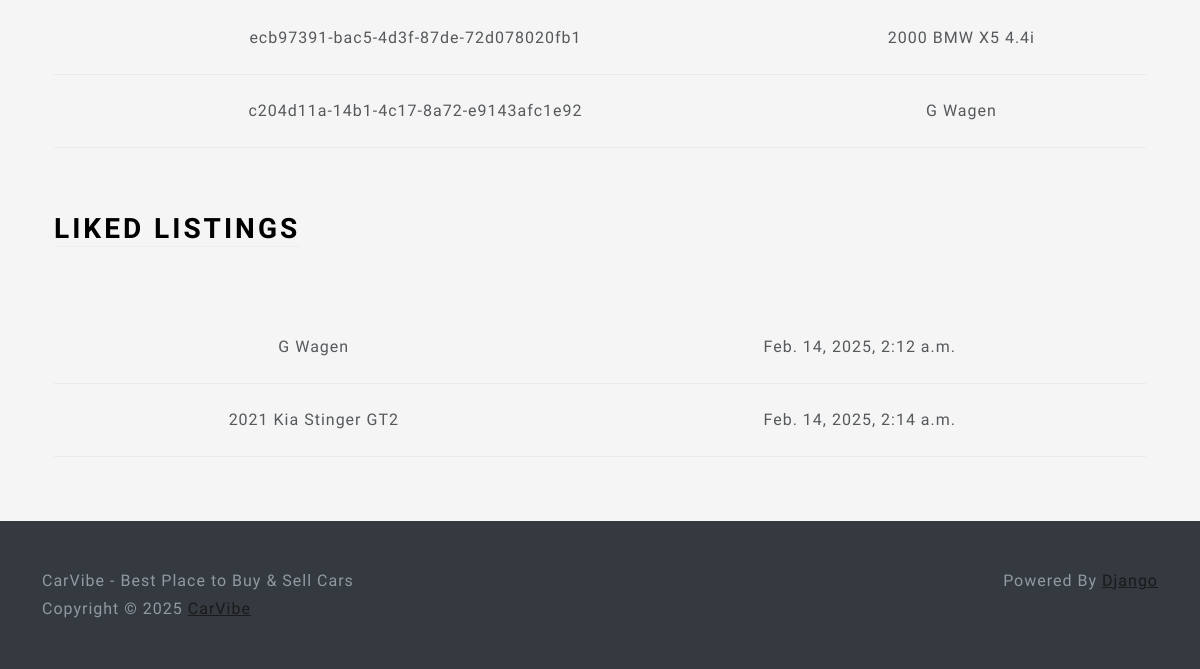
/profile/ (signed in, lower part), run on an earlier commit of the app's database.
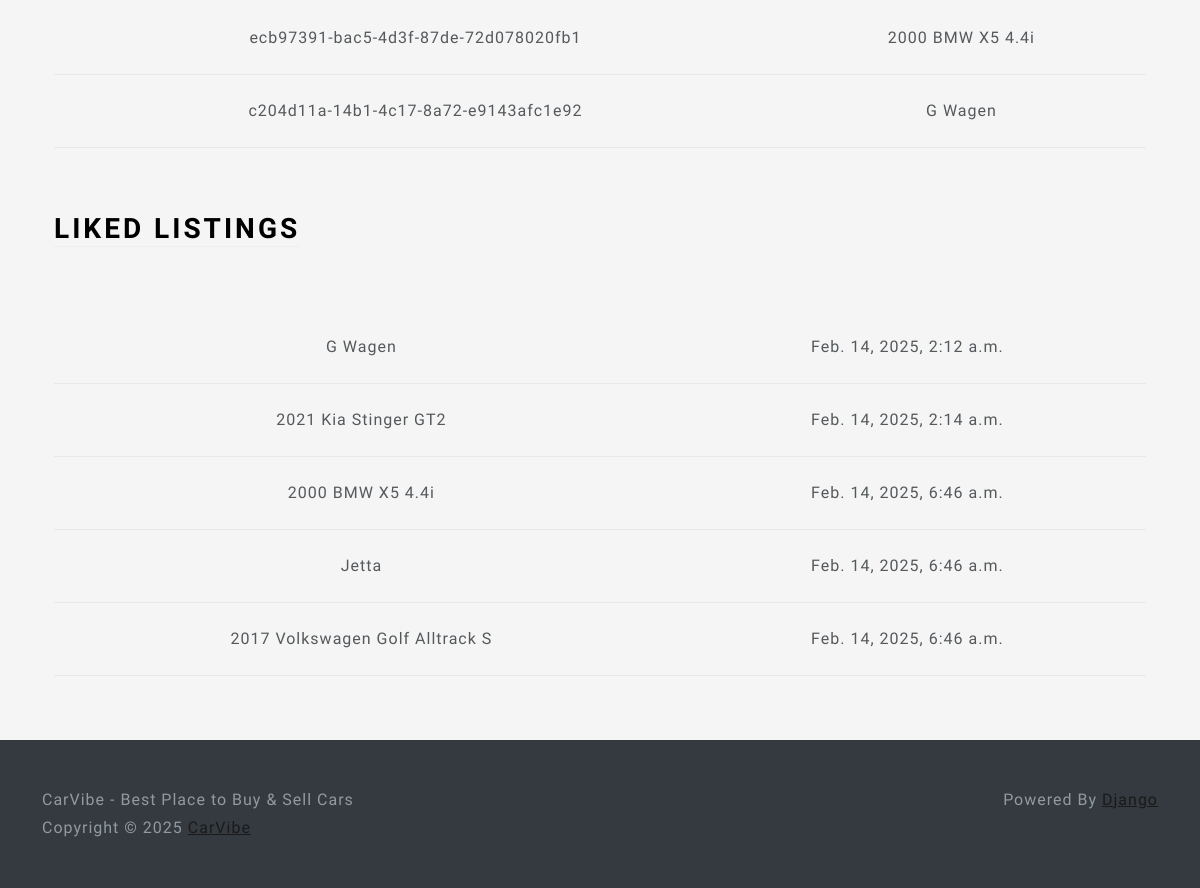
And on a later commit of the database.
### main/models.py (models this page shows, shortened)
class Listing(models.Model):
    id = models.UUIDField(primary_key=True, default=uuid.uuid4, unique=True, editable=False)
    created_at = models.DateTimeField(auto_now_add=True)
    updated_at = models.DateTimeField(auto_now=True)
    seller = models.ForeignKey(Profile, on_delete=models.CASCADE)
    brand = models.CharField(max_length=24, choices=CARS_BRANDS, default=None)
    model = models.CharField(max_length=64)
    vin = models.CharField(max_length=17)
    mileage = models.IntegerField(default=0)
    color = models.CharField(max_length=24)
    description = models.TextField()
    engine = models.CharField(max_length=24)
    transmission = models.CharField(max_length=24, choices=TRANSMISSION_OPTIONS, default=None)
    location = models.OneToOneField(Location, on_delete=models.SET_NULL, null=True)
    image = models.ImageField(upload_to=user_listing_path)

class LikedListing(models.Model):
    profile = models.ForeignKey(Profile, on_delete = models.CASCADE)
    listing = models.ForeignKey(Listing, on_delete=models.CASCADE)
    like_date = models.DateTimeField(auto_now_add=True)

### users/views.py (the view, shortened to what this page needs)
# urls.py: path('profile/', ProfileView.as_view(), name='profile'),
@method_decorator(login_required, name='dispatch')
class ProfileView(View):
    def get(self,request):
        user_listings = Listing.objects.filter(seller=request.user.profile)
        user_liked_listings = LikedListing.objects.filter(profile=request.user.profile)
        user_form = UserForm(instance=request.user)
        profile_form  = ProfileForm(instance=request.user.profile)
        location_form =LocationForm(instance=request.user.profile.location)
        return render(request, 'views/profile.html',{'user_form':user_form, 'profile_form':profile_form, 'location_form':location_form, 'user_listings':user_listings, 'user_liked_listings': user_liked_listings,})

### users/templates/views/profile.html (shortened to what this page needs)
{% extends 'base/base.html' %}
{% load static %}
{% load crispy_forms_tags %}
{% block 'body' %}
<div class="container-fluid text-center py-5">
    <div class="container px-4">
        <table class="table table-hover">
            <tbody>
                {% for listing in user_listings %}
                <tr>
                    <td>{{ listing.id }}</td>
                    <td>{{listing.model }}</td>
                </tr>
                {% endfor %}
            </tbody>
        </table>
    </div>
    <div class="container px-4">
        <div class="row g-4 py-5">
            <div class="col d-flex align-items-start">
                <div>
                    <h2 class="mb-3 border-bottom" style="color: black">Liked Listings</h2>
                </div>
            </div>
        </div>
        <table class="table table-hover">
            <tbody>
                {% for liked_listing in user_liked_listings %}
                <tr>
                    <td>{{ liked_listing.listing.model }}</td>
                    <td>{{ liked_listing.like_date }}</td>
                </tr>
                {% endfor %}
            </tbody>
        </table>
    </div>
</div>
{% endblock %}

### main/templates/base/base.html (shortened to what this page needs)
{% load static %}
<!DOCTYPE html>
<html lang="en" class="h-100">
  <head>
    <link rel="stylesheet" href="{% static 'css/bootstrap.min.css' %}" />
    <link rel="stylesheet" href="{% static 'css/style.css' %}" />
  </head>
  <body>
    {% block 'body'%}
    {% endblock %}
  </body>
  {% block 'footer' %}
  <footer class="footer text-muted bg-dark py-5">
    <div class="container">
      <p class="float-end mb-1">
        Powered By <a href="https://www.djangoproject.com/">Django</a>
      </p>
      <p class="mb-1">CarVibe - Best Place to Buy & Sell Cars</p>
      <p class="mb-0">
        Copyright © {% now 'Y' %}
        <a href="https://github.com/tejth/CarVibe">CarVibe</a>
      </p>
    </div>
  </footer>
  {% endblock %}
</html>

### static/css/style.css (style rules this page uses)
html, body { height: 100%; }
body { align-items: center; padding-bottom: 40px; background-color: #f5f5f5; }
.h2, h2 { color: white; }

What changed in the data, as far as the page shows it:
added LikedListing: listing.model "2000 BMW X5 4.4i", like_date "Feb. 14, 2025, 6:46 a.m."
added LikedListing: listing.model "Jetta", like_date "Feb. 14, 2025, 6:46 a.m."
added LikedListing: listing.model "2017 Volkswagen Golf Alltrack S", like_date "Feb. 14, 2025, 6:46 a.m."
